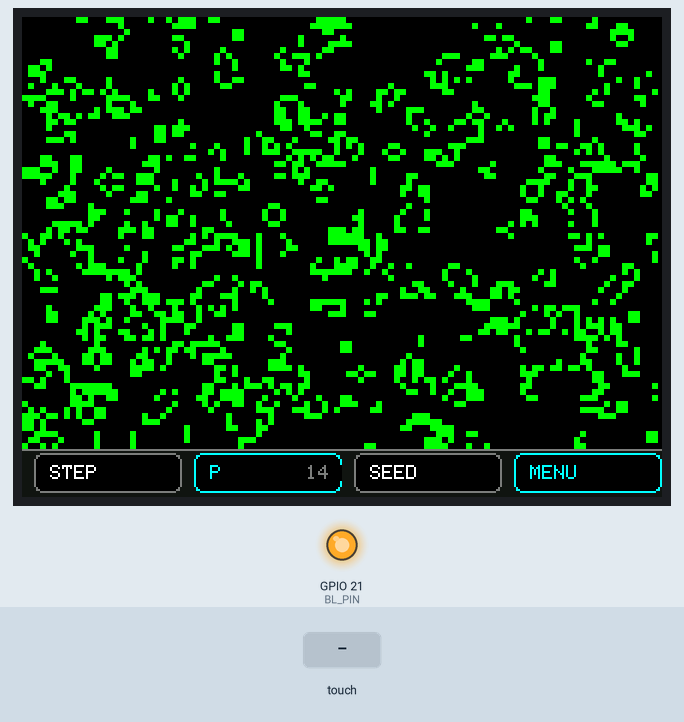
The sketch below on a simulated ESP32. On the bench: 320×240 colour display, output pins drawn as LEDs (lit = HIGH). Inputs (shaded band) come from the test bench. Random numbers use the default seed unless the sketch sets one; EEPROM starts erased; what the sketch prints to the serial monitor is not drawn.

Above: at 1.72 s.
1.8 s: touch panel pressed at 38 % / 90 % of its raw x / y range
At 3.0 s:
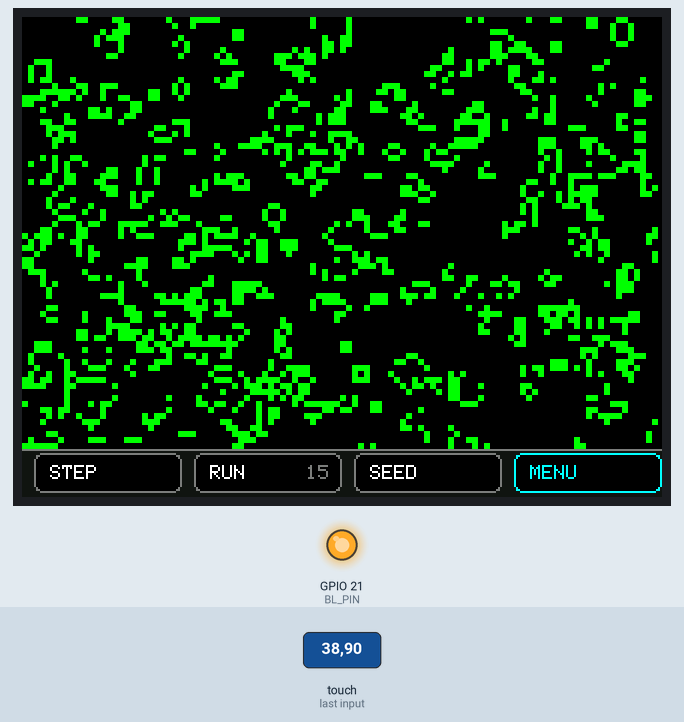
3.4 s: touch panel pressed at 87 % / 90 % of its raw x / y range
At 4.8 s:
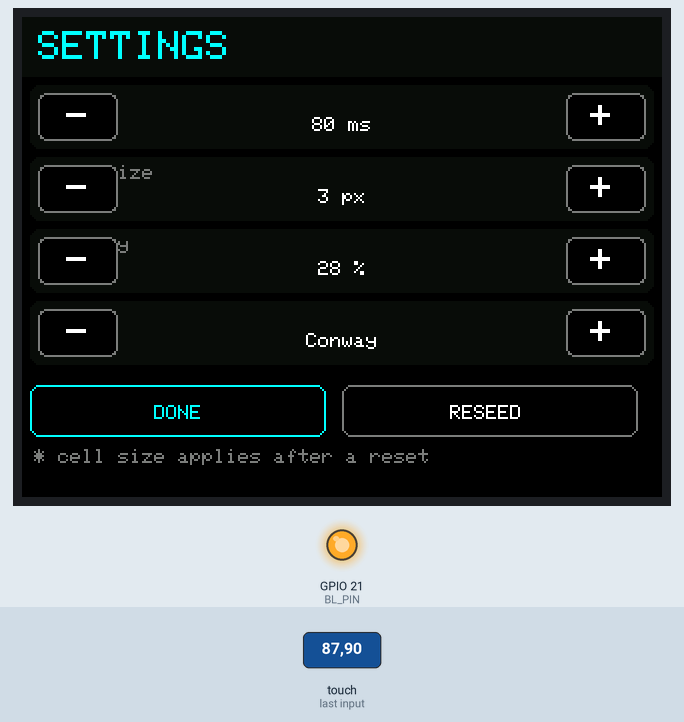
5.2 s: touch panel pressed at 13 % / 30 % of its raw x / y range
At 6.3 s:
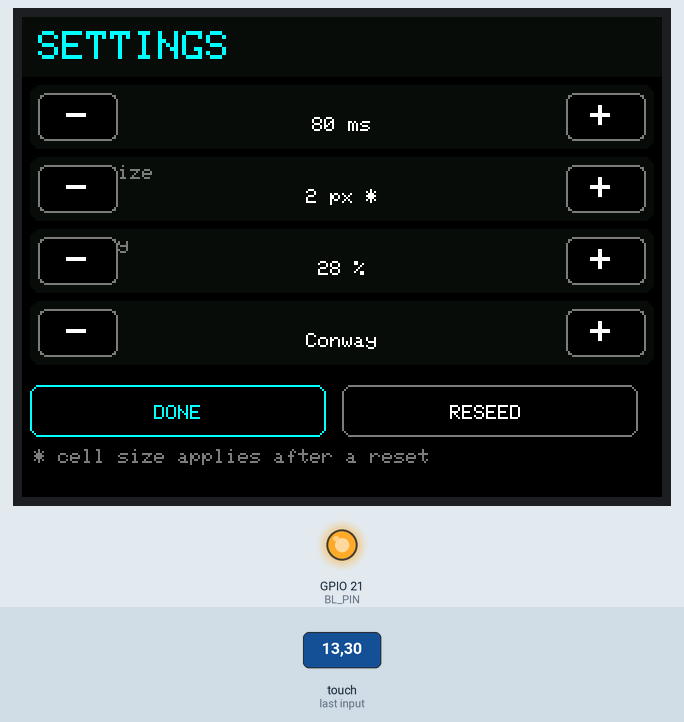
7.0 s: touch panel pressed at 13 % / 70 % of its raw x / y range
At 7.7 s:
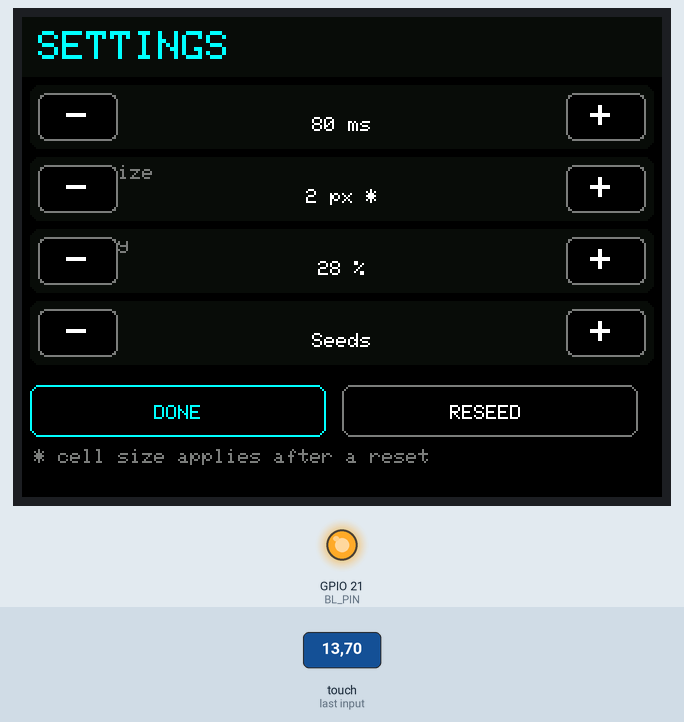
8.8 s: touch panel pressed at 87 % / 30 % of its raw x / y range
At 10.2 s:
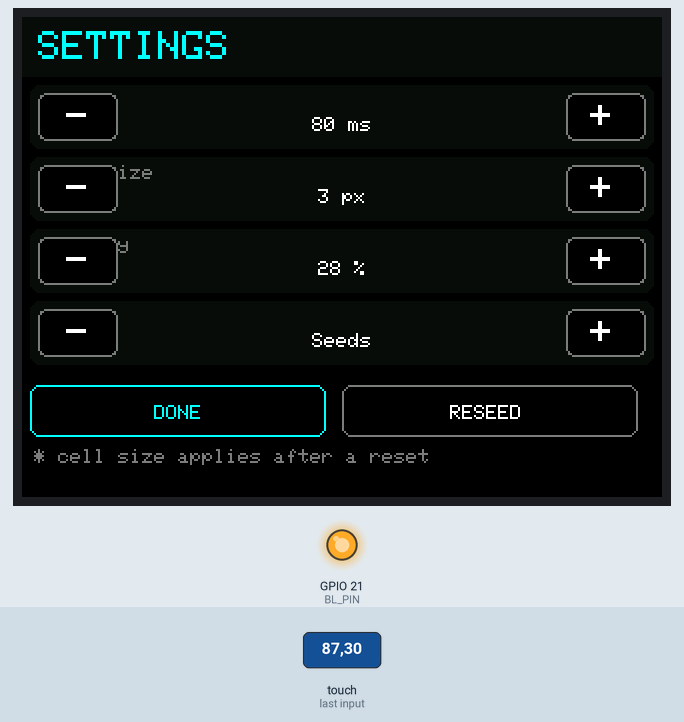
10.6 s: touch panel pressed at 13 % / 70 % of its raw x / y range
At 11.7 s:
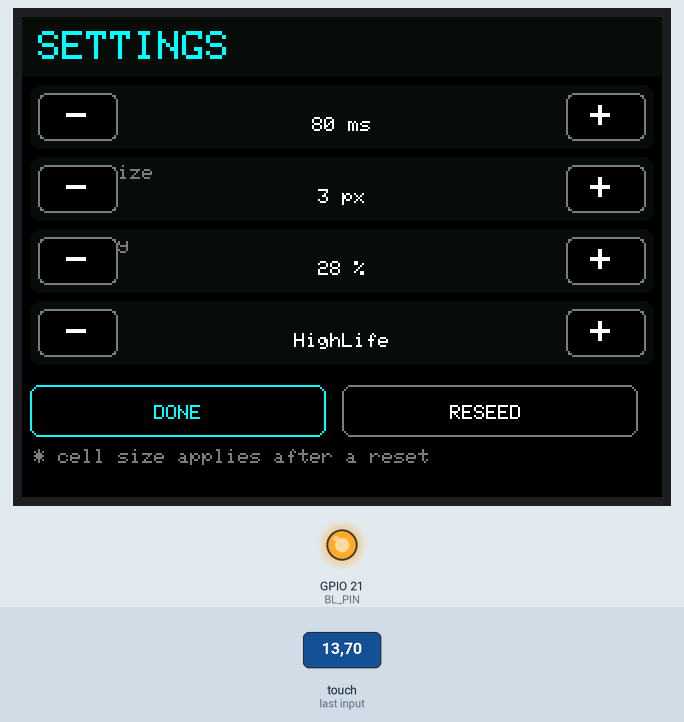
Timing chart, 0 to 13.4 s (numbered marks = the images above; inputs shaded):
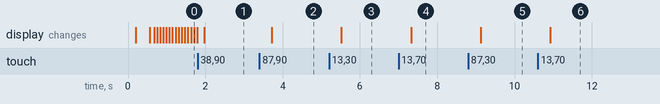

The sketch:

CYD_GameOfLife_Menu.ino
```cpp
/*
 * CYD Conway's Game of Life  (ESP32-2432S028R / Cheap Yellow Display)
 *
 * A cellular automaton on a logical grid, drawn as scaled blocks, with an
 * on-screen settings menu. Double-buffered so no cell reads a
 * half-updated field.
 *
 * ---------------------------------------------------------------------
 * CONTROLS
 *   Tap grid          - stamp the current pattern at that point
 *   STEP              - advance one generation
 *   RUN / PAUSE       - toggle automatic stepping
 *   SEED              - randomise the grid, reset the generation counter
 *   MENU              - open the settings panel (pauses the simulation)
 *
 * MENU SETTINGS
 *   Speed             - ms per generation, 20..400
 *   Cell size         - 2 / 3 / 4 px. Applied on the NEXT RESET (the grid
 *                       arrays are sized at compile time from CELL_START,
 *                       so this is a boot-time setting, stored in NVS).
 *   Seed density      - percent alive when seeding, 10..60
 *   Rule              - Conway / HighLife / Seeds
 *
 * ---------------------------------------------------------------------
 * BOARD: single USB-C CYD => ST7789_2_DRIVER in User_Setup.h
 *        Micro-USB CYD     => ILI9341_DRIVER
 *
 * LIBRARIES: TFT_eSPI (CYD User_Setup.h), XPT2046_Touchscreen
 * ---------------------------------------------------------------------
 */

#include <SPI.h>
#include <TFT_eSPI.h>
#include <XPT2046_Touchscreen.h>
#include <Preferences.h>

// ================= HARDWARE =================
#define BL_PIN    21              // backlight; 27 on some revisions

#define TOUCH_CS   33
#define TOUCH_IRQ  36
#define TOUCH_MOSI 32
#define TOUCH_MISO 39
#define TOUCH_CLK  25

#define TS_MINX 200
#define TS_MAXX 3700
#define TS_MINY 200
#define TS_MAXY 3700

// ================= SCREEN =================
#define SCR_W 320
#define SCR_H 240

// ================= GRID GEOMETRY =================
// The grid arrays are sized at COMPILE TIME, so cell size is a boot-time
// setting. CELL_START is the value used unless NVS holds another, and a
// change from the menu takes effect on the next reset.
#define CELL_START 3
#define MAX_CELL   4
#define MIN_CELL   2

// Size the arrays for the FINEST grid (smallest cell) so any runtime cell
// size fits. At CELL=2 that is 160x120 = 19200 cells; three byte-arrays
// of that size come to about 58KB, which the board can hold.
#define GRID_W_MAX (SCR_W / MIN_CELL)      // 160
#define GRID_H_MAX (SCR_H / MIN_CELL)      // 120

static uint8_t gridA[GRID_W_MAX * GRID_H_MAX];
static uint8_t gridB[GRID_W_MAX * GRID_H_MAX];
static uint8_t prevShown[GRID_W_MAX * GRID_H_MAX];

static uint8_t* cur  = gridA;
static uint8_t* next = gridB;

// Active grid dimensions, derived from the cell size in use
static int cellPx = CELL_START;
static int gridW  = SCR_W / CELL_START;
static int gridH  = SCR_H / CELL_START;

// ================= SETTINGS =================
struct Settings {
  int  stepDelayMs;
  int  cellSize;
  int  seedDensity;
  int  rule;          // 0 Conway, 1 HighLife, 2 Seeds
};

static Settings cfg;
static Preferences prefs;

#define RULE_CONWAY   0
#define RULE_HIGHLIFE 1
#define RULE_SEEDS    2
#define RULE_COUNT    3

static const char* RULE_NAMES[RULE_COUNT] = { "Conway", "HighLife", "Seeds" };

static void loadSettings() {
  prefs.begin("life", true);
  cfg.stepDelayMs = prefs.getInt("speed", 80);
  cfg.cellSize    = prefs.getInt("cell", CELL_START);
  cfg.seedDensity = prefs.getInt("density", 28);
  cfg.rule        = prefs.getInt("rule", RULE_CONWAY);
  prefs.end();

  cfg.stepDelayMs = constrain(cfg.stepDelayMs, 20, 400);
  cfg.cellSize    = constrain(cfg.cellSize, MIN_CELL, MAX_CELL);
  cfg.seedDensity = constrain(cfg.seedDensity, 10, 60);
  cfg.rule        = constrain(cfg.rule, 0, RULE_COUNT - 1);
}

static void saveSettings() {
  prefs.begin("life", false);
  prefs.putInt("speed", cfg.stepDelayMs);
  prefs.putInt("cell", cfg.cellSize);
  prefs.putInt("density", cfg.seedDensity);
  prefs.putInt("rule", cfg.rule);
  prefs.end();
}

// ================= UI =================
#define BAR_H 24
static const int BAR_Y = SCR_H - BAR_H;

// Four buttons across the bar
static const int BTN_W    = 74;
static const int BTN_H    = 20;
static const int BTN_Y    = BAR_Y + 2;
static const int BTN_GAP  = 6;
static const int BTN_X0   = 6;

// Button indices
enum { B_STEP = 0, B_PAUSE, B_SEED, B_MENU, B_COUNT };

static const char* BTN_LABELS[B_COUNT] = { "STEP", "RUN", "SEED", "MENU" };

static int btnX(int i) { return BTN_X0 + i * (BTN_W + BTN_GAP); }

static bool running   = true;
static int  generation = 0;
static unsigned long lastStepMs = 0;

// ================= MENU =================
static bool menuOpen = false;

// Menu rows
enum { M_SPEED = 0, M_CELL, M_DENSITY, M_RULE, M_DONE, M_RESEED, M_COUNT };

static const int MENU_ROW_H   = 32;
static const int MENU_TOP     = 34;
static const int MENU_BTN_W   = 40;
static const int MENU_BTN_H   = 24;
static const int MENU_MINUS_X = 8;
static const int MENU_PLUS_X  = SCR_W - 8 - MENU_BTN_W;

static const char* MENU_ROW_LABELS[4] = { "Speed", "Cell size", "Density", "Rule" };

TFT_eSPI tft = TFT_eSPI();
SPIClass touchSPI(HSPI);
XPT2046_Touchscreen ts(TOUCH_CS, TOUCH_IRQ);

// ================= COLOURS =================
#define COL_BG      0x0000
#define COL_CELL    0x07E0
#define COL_BAR     0x10A2
#define COL_TEXT    0xFFFF
#define COL_DIM     0x7BEF
#define COL_ACCENT  0x07FF
#define COL_PANEL   0x0861

// ================= PATTERNS =================
struct Pattern {
  const char* name;
  uint8_t w, h;
  const char* rows[8];
};

static const Pattern PATTERNS[] = {
  { "Glider",  3, 3, { ".X.", "..X", "XXX" } },
  { "Block",   2, 2, { "XX", "XX" } },
  { "Blinker", 3, 1, { "XXX" } }
};
static const int PATTERN_COUNT = sizeof(PATTERNS) / sizeof(PATTERNS[0]);
static int currentPattern = 0;

// ================= GRID =================
static inline int idxOf(int x, int y) { return y * gridW + x; }

static int neighbours(const uint8_t* g, int x, int y) {
  int count = 0;
  for (int dy = -1; dy <= 1; dy++) {
    for (int dx = -1; dx <= 1; dx++) {
      if (dx == 0 && dy == 0) continue;
      int nx = x + dx;
      int ny = y + dy;
      if (nx < 0) nx = gridW - 1;
      else if (nx >= gridW) nx = 0;
      if (ny < 0) ny = gridH - 1;
      else if (ny >= gridH) ny = 0;
      count += g[ny * gridW + nx];
    }
  }
  return count;
}

static void clearGrid(uint8_t* g) {
  memset(g, 0, (size_t)gridW * gridH);
}

static void randomSeedGrid(uint8_t* g, int densityPercent) {
  for (int i = 0; i < gridW * gridH; i++) {
    g[i] = (random(100) < densityPercent) ? 1 : 0;
  }
}

// ================= RULES =================
// Conway   B3/S23 : born on 3, survives on 2 or 3
// HighLife B36/S23: born on 3 or 6, survives on 2 or 3
// Seeds    B2/S   : born on 2, never survives
static uint8_t nextState(uint8_t alive, int n) {
  switch (cfg.rule) {
    case RULE_HIGHLIFE:
      if (alive) return (n == 2 || n == 3) ? 1 : 0;
      return (n == 3 || n == 6) ? 1 : 0;

    case RULE_SEEDS:
      if (alive) return 0;
      return (n == 2) ? 1 : 0;

    case RULE_CONWAY:
    default:
      if (alive) return (n == 2 || n == 3) ? 1 : 0;
      return (n == 3) ? 1 : 0;
  }
}

static void stepGeneration() {
  for (int y = 0; y < gridH; y++) {
    for (int x = 0; x < gridW; x++) {
      int i = y * gridW + x;
      next[i] = nextState(cur[i], neighbours(cur, x, y));
    }
  }
  uint8_t* t = cur; cur = next; next = t;
  generation++;
}

// ================= DRAWING =================
static void drawCell(int x, int y, bool alive) {
  int px = x * cellPx;
  int py = y * cellPx;
  if (py + cellPx > BAR_Y) return;              // don't paint under the bar
  tft.fillRect(px, py, cellPx, cellPx, alive ? COL_CELL : COL_BG);
}

static void renderDiff() {
  for (int y = 0; y < gridH; y++) {
    for (int x = 0; x < gridW; x++) {
      int i = y * gridW + x;
      if (cur[i] != prevShown[i]) {
        drawCell(x, y, cur[i] != 0);
        prevShown[i] = cur[i];
      }
    }
  }
}

static void renderAll() {
  for (int y = 0; y < gridH; y++)
    for (int x = 0; x < gridW; x++) {
      int i = y * gridW + x;
      drawCell(x, y, cur[i] != 0);
      prevShown[i] = cur[i];
    }
}

// ================= BAR =================
static void drawBar() {
  tft.fillRect(0, BAR_Y, SCR_W, BAR_H, COL_BAR);
  tft.drawFastHLine(0, BAR_Y, SCR_W, COL_DIM);
  tft.setTextSize(1);

  for (int i = 0; i < B_COUNT; i++) {
    int x = btnX(i);
    bool active = false;

    if (i == B_PAUSE) {
      tft.fillRoundRect(x, BTN_Y, BTN_W, BTN_H, 4, COL_BG);
      tft.drawRoundRect(x, BTN_Y, BTN_W, BTN_H, 4, running ? COL_ACCENT : COL_DIM);
      tft.setTextColor(running ? COL_ACCENT : COL_TEXT, COL_BG);
      tft.setCursor(x + 8, BTN_Y + 6);
      tft.print(running ? "PAUSE" : "RUN");
      continue;
    }

    tft.fillRoundRect(x, BTN_Y, BTN_W, BTN_H, 4, COL_BG);
    tft.drawRoundRect(x, BTN_Y, BTN_W, BTN_H, 4, i == B_MENU ? COL_ACCENT : COL_DIM);
    tft.setTextColor(i == B_MENU ? COL_ACCENT : COL_TEXT, COL_BG);
    tft.setCursor(x + 8, BTN_Y + 6);
    tft.print(BTN_LABELS[i]);
  }

  // Generation counter, right-aligned in the PAUSE button
  char gen[12];
  snprintf(gen, sizeof(gen), "%d", generation);
  tft.setTextColor(COL_DIM, COL_BG);
  int gw = (int)strlen(gen) * 6;
  tft.setCursor(btnX(B_PAUSE) + BTN_W - gw - 6, BTN_Y + 6);
  tft.print(gen);
}

static void updateGenCounter() {
  char gen[12];
  snprintf(gen, sizeof(gen), "%d", generation);
  tft.setTextSize(1);
  tft.fillRect(btnX(B_PAUSE) + BTN_W - 60, BTN_Y + 6, 60, 8, COL_BG);
  tft.setTextColor(COL_DIM, COL_BG);
  int gw = (int)strlen(gen) * 6;
  tft.setCursor(btnX(B_PAUSE) + BTN_W - gw - 6, BTN_Y + 6);
  tft.print(gen);
}

// ================= MENU DRAW =================
static String valueForRow(int row) {
  char buf[24];
  switch (row) {
    case M_SPEED:
      snprintf(buf, sizeof(buf), "%d ms", cfg.stepDelayMs);
      break;
    case M_CELL:
      snprintf(buf, sizeof(buf), "%d px%s", cfg.cellSize,
               (cfg.cellSize != cellPx) ? " *" : "");
      break;
    case M_DENSITY:
      snprintf(buf, sizeof(buf), "%d %%", cfg.seedDensity);
      break;
    case M_RULE:
      snprintf(buf, sizeof(buf), "%s", RULE_NAMES[cfg.rule]);
      break;
    default:
      buf[0] = '\0';
  }
  return String(buf);
}

static void drawMenu() {
  tft.fillScreen(COL_BG);

  // Header
  tft.fillRect(0, 0, SCR_W, 30, COL_PANEL);
  tft.setTextSize(2);
  tft.setTextColor(COL_ACCENT, COL_PANEL);
  tft.setCursor(8, 7);
  tft.print("SETTINGS");

  tft.setTextSize(1);

  for (int row = 0; row < 4; row++) {
    int y = MENU_TOP + row * (MENU_ROW_H + 4);

    // Row background
    tft.fillRoundRect(4, y, SCR_W - 8, MENU_ROW_H, 5, COL_PANEL);

    // Label
    tft.setTextColor(COL_DIM, COL_PANEL);
    tft.setCursor(12, y + 4);
    tft.print(MENU_ROW_LABELS[row]);

    // Value
    String v = valueForRow(row);
    tft.setTextColor(COL_TEXT, COL_PANEL);
    int vw = v.length() * 6;
    tft.setCursor((SCR_W - vw) / 2, y + 16);
    tft.print(v);

    // Minus
    tft.fillRoundRect(MENU_MINUS_X, y + 4, MENU_BTN_W, MENU_BTN_H, 4, COL_BG);
    tft.drawRoundRect(MENU_MINUS_X, y + 4, MENU_BTN_W, MENU_BTN_H, 4, COL_DIM);
    tft.setTextSize(2);
    tft.setTextColor(COL_TEXT, COL_BG);
    tft.setCursor(MENU_MINUS_X + 14, y + 8);
    tft.print("-");

    // Plus
    tft.fillRoundRect(MENU_PLUS_X, y + 4, MENU_BTN_W, MENU_BTN_H, 4, COL_BG);
    tft.drawRoundRect(MENU_PLUS_X, y + 4, MENU_BTN_W, MENU_BTN_H, 4, COL_DIM);
    tft.setCursor(MENU_PLUS_X + 12, y + 8);
    tft.print("+");

    tft.setTextSize(1);
  }

  // Footer buttons
  int fy = MENU_TOP + 4 * (MENU_ROW_H + 4) + 6;
  int bw = (SCR_W - 8 - 2 * 8) / 2;
  int doneX = 4;
  int seedX = 4 + bw + 8;

  tft.fillRoundRect(doneX, fy, bw, 26, 5, COL_BG);
  tft.drawRoundRect(doneX, fy, bw, 26, 5, COL_ACCENT);
  tft.setTextSize(1);
  tft.setTextColor(COL_ACCENT, COL_BG);
  tft.setCursor(doneX + (bw - 24) / 2, fy + 10);
  tft.print("DONE");

  tft.fillRoundRect(seedX, fy, bw, 26, 5, COL_BG);
  tft.drawRoundRect(seedX, fy, bw, 26, 5, COL_DIM);
  tft.setTextColor(COL_TEXT, COL_BG);
  tft.setCursor(seedX + (bw - 40) / 2, fy + 10);
  tft.print("RESEED");

  // Hint about the cell-size restart
  tft.setTextColor(COL_DIM, COL_BG);
  tft.setCursor(6, fy + 32);
  tft.print("* cell size applies after a reset");
}

// ================= MENU ACTIONS =================
static void reseedNow() {
  randomSeedGrid(cur, cfg.seedDensity);
  generation = 0;
  clearGrid(next);
  memset(prevShown, 0xFF, (size_t)gridW * gridH);
  renderAll();
}

static void menuAdjust(int row, int delta) {
  switch (row) {
    case M_SPEED:
      cfg.stepDelayMs = constrain(cfg.stepDelayMs + delta * 20, 20, 400);
      break;
    case M_CELL:
      cfg.cellSize = constrain(cfg.cellSize + delta, MIN_CELL, MAX_CELL);
      break;
    case M_DENSITY:
      cfg.seedDensity = constrain(cfg.seedDensity + delta * 5, 10, 60);
      break;
    case M_RULE:
      cfg.rule = (cfg.rule + delta + RULE_COUNT) % RULE_COUNT;
      break;
  }
  saveSettings();
  drawMenu();
}

// ================= TOUCH =================
static bool getTouch(int &x, int &y) {
  if (!ts.touched()) return false;
  TS_Point p = ts.getPoint();
  x = map(p.x, TS_MINX, TS_MAXX, 0, SCR_W);
  y = map(p.y, TS_MINY, TS_MAXY, 0, SCR_H);
  x = constrain(x, 0, SCR_W - 1);
  y = constrain(y, 0, SCR_H - 1);
  return true;
}

static void handleMenuTouch(int x, int y) {
  // Rows
  for (int row = 0; row < 4; row++) {
    int ry = MENU_TOP + row * (MENU_ROW_H + 4);
    if (y < ry || y > ry + MENU_ROW_H) continue;

    if (x >= MENU_MINUS_X && x < MENU_MINUS_X + MENU_BTN_W) {
      menuAdjust(row, -1);
      return;
    }
    if (x >= MENU_PLUS_X && x < MENU_PLUS_X + MENU_BTN_W) {
      menuAdjust(row, +1);
      return;
    }
    return;
  }

  // Footer
  int fy = MENU_TOP + 4 * (MENU_ROW_H + 4) + 6;
  if (y < fy || y > fy + 26) return;

  int bw = (SCR_W - 8 - 2 * 8) / 2;
  int doneX = 4;
  int seedX = 4 + bw + 8;

  if (x >= doneX && x < doneX + bw) {
    menuOpen = false;
    lastStepMs = millis();
    renderAll();
    drawBar();
    return;
  }
  if (x >= seedX && x < seedX + bw) {
    reseedNow();
    drawMenu();
    return;
  }
}

static void stampPattern(int cx, int cy) {
  const Pattern& p = PATTERNS[currentPattern];
  for (int y = 0; y < p.h; y++)
    for (int x = 0; x < p.w; x++) {
      int gx = cx + x, gy = cy + y;
      if (gx < 0 || gx >= gridW || gy < 0 || gy >= gridH) continue;
      cur[gy * gridW + gx] = (p.rows[y][x] == 'X') ? 1 : 0;
    }
  renderDiff();
}

static void handleTouch() {
  static unsigned long lastTouch = 0;

  int x, y;
  if (!getTouch(x, y)) return;

  unsigned long now = millis();
  if (now - lastTouch < 200) {
    while (ts.touched()) { delay(5); yield(); }
    return;
  }
  lastTouch = now;
  while (ts.touched()) { delay(5); yield(); }

  if (menuOpen) {
    handleMenuTouch(x, y);
    return;
  }

  // Bar buttons
  if (y >= BTN_Y && y <= BTN_Y + BTN_H) {
    for (int i = 0; i < B_COUNT; i++) {
      int bx = btnX(i);
      if (x < bx || x >= bx + BTN_W) continue;

      if (i == B_STEP) {
        stepGeneration();
        renderDiff();
        updateGenCounter();
      } else if (i == B_PAUSE) {
        running = !running;
        drawBar();
      } else if (i == B_SEED) {
        reseedNow();
        drawBar();
      } else if (i == B_MENU) {
        menuOpen = true;
        drawMenu();
      }
      return;
    }
    return;
  }

  // Grid tap: stamp the pattern centred on the point
  int gx = x / cellPx;
  int gy = y / cellPx;
  stampPattern(gx - PATTERNS[currentPattern].w / 2,
               gy - PATTERNS[currentPattern].h / 2);
}

// ================= SETUP =================
void setup() {
  Serial.begin(115200);
  delay(200);
  Serial.println();
  Serial.println(F("=== CYD Game of Life ==="));

  pinMode(BL_PIN, OUTPUT);
  digitalWrite(BL_PIN, HIGH);

  tft.init();
  tft.setRotation(1);
  tft.fillScreen(COL_BG);

  touchSPI.begin(TOUCH_CLK, TOUCH_MISO, TOUCH_MOSI, TOUCH_CS);
  ts.begin(touchSPI);
  ts.setRotation(1);

  randomSeed(analogRead(34));

  loadSettings();

  // Apply the stored cell size. If it differs from the compiled default,
  // the grid dimensions change here - which is why it is a boot setting.
  cellPx = cfg.cellSize;
  gridW  = SCR_W / cellPx;
  gridH  = SCR_H / cellPx;

  clearGrid(gridA);
  clearGrid(gridB);
  memset(prevShown, 0xFF, (size_t)gridW * gridH);

  randomSeedGrid(cur, cfg.seedDensity);

  renderAll();
  drawBar();

  lastStepMs = millis();

  Serial.printf("grid %dx%d, cell %dpx, speed %dms, rule %s\n",
                gridW, gridH, cellPx, cfg.stepDelayMs, RULE_NAMES[cfg.rule]);
  Serial.println(F("running"));
}

// ================= LOOP =================
void loop() {
  handleTouch();

  if (!menuOpen && running &&
      millis() - lastStepMs >= (unsigned long)cfg.stepDelayMs) {
    lastStepMs = millis();
    stepGeneration();
    renderDiff();
    updateGenCounter();
  }

  delay(2);
  yield();
}
```

Measured:
- after the input at 3.4 s, the display: changes after 0.32 s (image 2)
- after the input at 5.2 s, the display: changes after 0.32 s (image 3)
- after the input at 7.0 s, the display: changes after 0.32 s (image 4)
- after the input at 8.8 s, the display: changes after 0.32 s (image 5)
- after the input at 10.6 s, the display: changes after 0.32 s (image 6)
